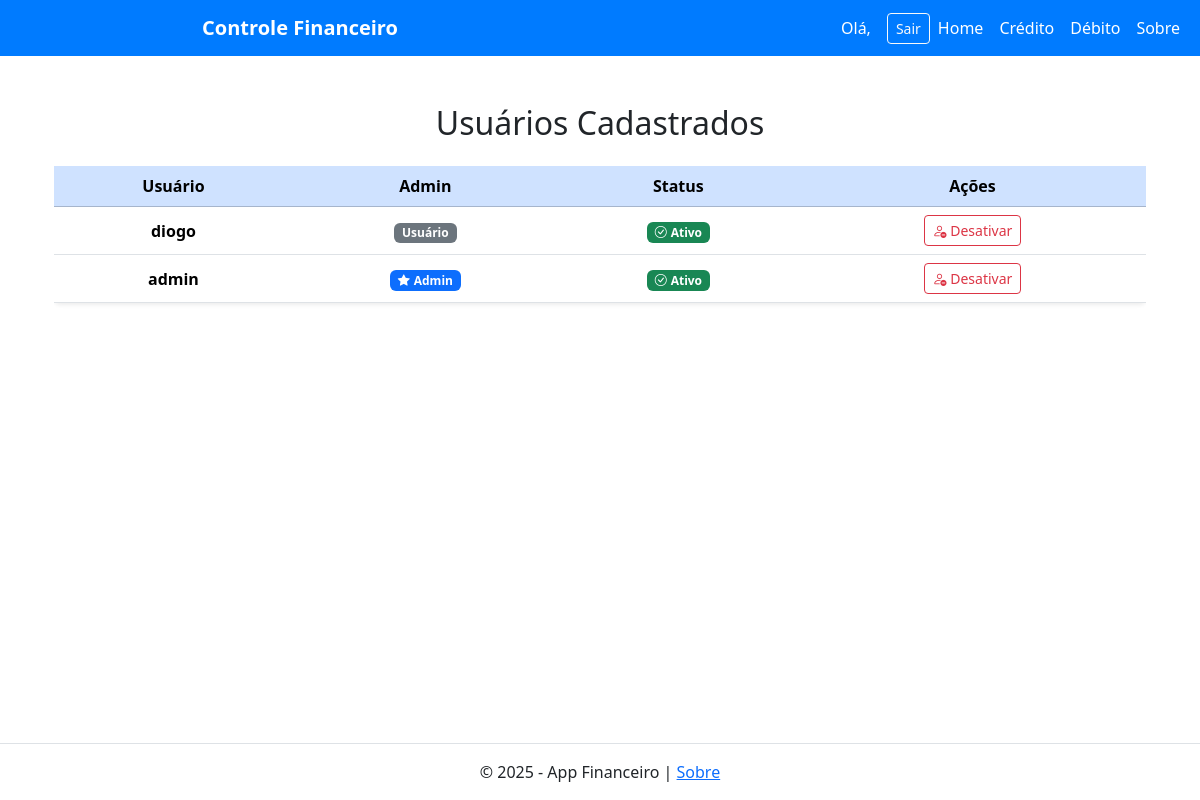
The app's page /admin/usuários (signed in) with its own data.
### tables this page shows
CREATE TABLE usuarios (
            id INTEGER PRIMARY KEY AUTOINCREMENT,
            username TEXT NOT NULL UNIQUE,
            senha_hash TEXT NOT NULL
        , is_admin BOOLEAN DEFAULT 0, ativo BOOLEAN DEFAULT 1);

### app.py (the view)
@app.route('/admin/usuários')
def listar_usuarios():
    if not session.get('is_admin'):
        flash('Acesso restrito para administradores.', 'danger')
        return redirect(url_for('login'))
    conexao = sqlite3.connect('financeiro.db')
    cursor = conexao.cursor()
    cursor.execute("SELECT id, username, senha_hash, is_admin, ativo FROM usuarios")
    usuarios = cursor.fetchall()
    conexao.close()
    return render_template('admin/usuarios.html', usuarios=usuarios)

### templates/admin/usuarios.html (shortened to what this page needs)
{% extends 'base.html' %}
{% block content %}
<div class="container mt-5">
    <h2 class="mb-4 text-center">Usuários Cadastrados</h2>
    <div class="table-responsive">
        <table class="table table-hover align-middle text-center shadow-sm rounded">
            <thead class="table-primary">
                <tr>
                    <th>Usuário</th>
                    <th>Admin</th>
                    <th>Status</th>
                    <th>Ações</th>
                </tr>
            </thead>
            <tbody>
                {% for usuario in usuarios %}
                <tr>
                    <td class="fw-semibold">{{ usuario[1] }}</td>
                    <td>
                        {% if usuario[3] %}
                            <span class="badge bg-primary"><i class="bi bi-star-fill me-1"></i>Admin</span>
                        {% else %}
                            <span class="badge bg-secondary">Usuário</span>
                        {% endif %}
                    </td>
                    <td>
                        {% if usuario[4] == 1 %}
                            <span class="badge bg-success"><i class="bi bi-check-circle me-1"></i>Ativo</span>
                        {% else %}
                            <span class="badge bg-danger"><i class="bi bi-x-circle me-1"></i>Inativo</span>
                        {% endif %}
                    </td>
                    <td>
                        <form action="{{ url_for('toggle_usuario', id=usuario[0]) }}" method="POST" data-bs-toggle="modal" data-bs-target="#confirmModal{{ usuario[0] }}">
                            <button type="button" class="btn btn-sm {% if usuario[4] %}btn-outline-danger{% else %}btn-outline-success{% endif %}">
                                {% if usuario[4] %}
                                    <i class="bi bi-person-dash"></i> Desativar
                                {% else %}
                                    <i class="bi bi-person-check"></i> Ativar
                                {% endif %}
                            </button>
                        </form>
                    </td>
                </tr>
                {% endfor %}
            </tbody>
        </table>
    </div>
</div>
{% endblock %}

### records on screen
usuarios: username "diogo", is_admin "Usuário", ativo True (drawn)
usuarios: username "admin", is_admin True (drawn), ativo True (drawn)
